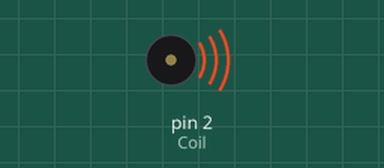
This sketch was run on a simulated Arduino Uno, built with avr-gcc and run on an emulated ATmega328P. Parts: buzzer (waves = sounding).

Above: at 0.1 s.
Timing chart, 0 to 1.6 s (numbered marks = the images above):
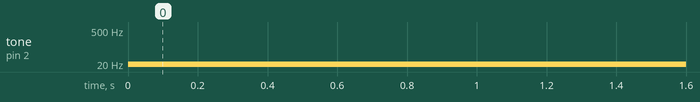

Measured:
- by itself, tone on pin 2 (Coil): silent → 5 Hz at 0.00 s

The sketch:

StubblefieldCoil.ino
```cpp
int Coil = 2;

void setup() {

pinMode (Coil,OUTPUT);
digitalWrite(Coil,LOW);
}

void loop() {
//tone(Coil,20547);
tone(Coil,5);

}
```
